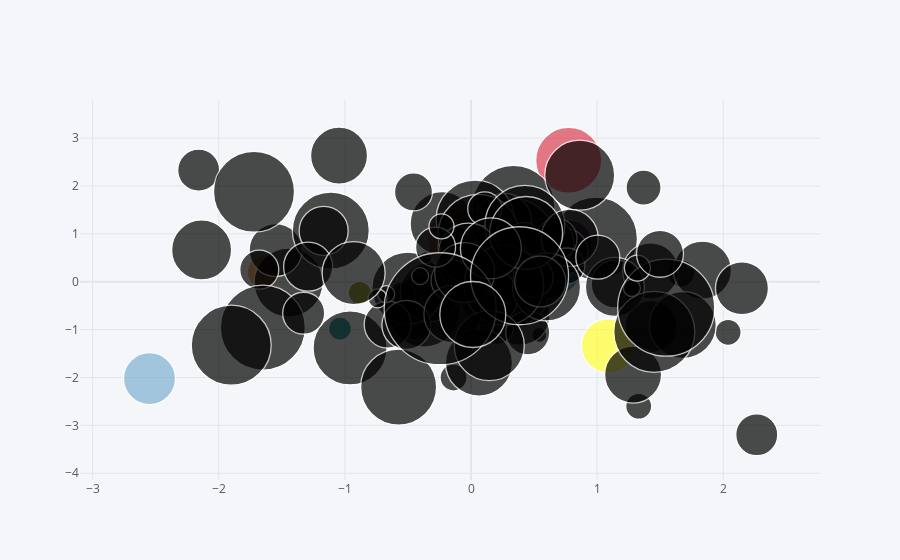

Notebook code for this chart:
### Code cell
df.iplot(kind="bubble",x="A",y="B",size="C")
